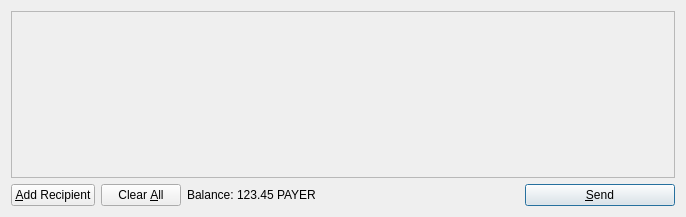
<?xml version="1.0" encoding="UTF-8"?>
<ui version="4.0">
 <class>SendCoinsDialog</class>
 <widget class="QDialog" name="SendCoinsDialog">
  <property name="geometry">
   <rect>
    <x>0</x>
    <y>0</y>
    <width>686</width>
    <height>217</height>
   </rect>
  </property>
  <property name="windowTitle">
   <string>Send Coins</string>
  </property>
  <layout class="QVBoxLayout" name="verticalLayout">
   <item>
    <widget class="QScrollArea" name="scrollArea">
     <property name="widgetResizable">
      <bool>true</bool>
     </property>
     <widget class="QWidget" name="scrollAreaWidgetContents">
      <property name="geometry">
       <rect>
        <x>0</x>
        <y>0</y>
        <width>660</width>
        <height>149</height>
       </rect>
      </property>
      <layout class="QVBoxLayout" name="verticalLayout_2">
       <property name="margin">
        <number>0</number>
       </property>
       <item>
        <layout class="QVBoxLayout" name="entries">
         <property name="spacing">
          <number>6</number>
         </property>
        </layout>
       </item>
       <item>
        <spacer name="verticalSpacer">
         <property name="orientation">
          <enum>Qt::Vertical</enum>
         </property>
         <property name="sizeHint" stdset="0">
          <size>
           <width>20</width>
           <height>40</height>
          </size>
         </property>
        </spacer>
       </item>
      </layout>
     </widget>
    </widget>
   </item>
   <item>
    <layout class="QHBoxLayout" name="horizontalLayout">
     <item>
      <widget class="QPushButton" name="addButton">
       <property name="toolTip">
        <string>Send to multiple recipients at once</string>
       </property>
       <property name="text">
        <string>&amp;Add Recipient</string>
       </property>
       <property name="autoDefault">
        <bool>false</bool>
       </property>
      </widget>
     </item>
     <item>
      <widget class="QPushButton" name="clearButton">
       <property name="sizePolicy">
        <sizepolicy hsizetype="Minimum" vsizetype="Fixed">
         <horstretch>0</horstretch>
         <verstretch>0</verstretch>
        </sizepolicy>
       </property>
       <property name="toolTip">
        <string>Remove all transaction fields</string>
       </property>
       <property name="text">
        <string>Clear &amp;All</string>
       </property>
       <property name="autoRepeatDelay">
        <number>300</number>
       </property>
       <property name="autoDefault">
        <bool>false</bool>
       </property>
      </widget>
     </item>
     <item>
      <layout class="QHBoxLayout" name="horizontalLayout_2">
       <property name="spacing">
        <number>3</number>
       </property>
       <item>
        <widget class="QLabel" name="label">
         <property name="text">
          <string>Balance:</string>
         </property>
        </widget>
       </item>
       <item>
        <widget class="QLabel" name="labelBalance">
         <property name="cursor">
          <cursorShape>IBeamCursor</cursorShape>
         </property>
         <property name="text">
          <string>123.45 PAYER</string>
         </property>
         <property name="textInteractionFlags">
          <set>Qt::LinksAccessibleByMouse|Qt::TextSelectableByKeyboard|Qt::TextSelectableByMouse</set>
         </property>
        </widget>
       </item>
      </layout>
     </item>
     <item>
      <spacer name="horizontalSpacer">
       <property name="orientation">
        <enum>Qt::Horizontal</enum>
       </property>
       <property name="sizeHint" stdset="0">
        <size>
         <width>40</width>
         <height>20</height>
        </size>
       </property>
      </spacer>
     </item>
     <item>
      <widget class="QPushButton" name="sendButton">
       <property name="minimumSize">
        <size>
         <width>150</width>
         <height>0</height>
        </size>
       </property>
       <property name="toolTip">
        <string>Confirm the send action</string>
       </property>
       <property name="text">
        <string>&amp;Send</string>
       </property>
       <property name="icon">
        <iconset resource="../bitcoin.qrc">
         <normaloff>:/icons/send</normaloff>:/icons/send</iconset>
       </property>
       <property name="default">
        <bool>true</bool>
       </property>
      </widget>
     </item>
    </layout>
   </item>
  </layout>
 </widget>
 <resources>
  <include location="../bitcoin.qrc"/>
 </resources>
 <connections/>
</ui>
